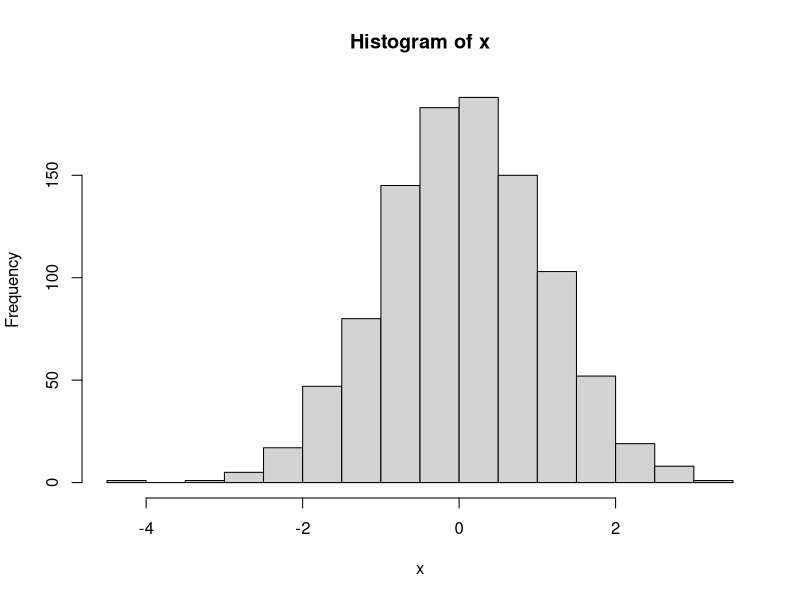
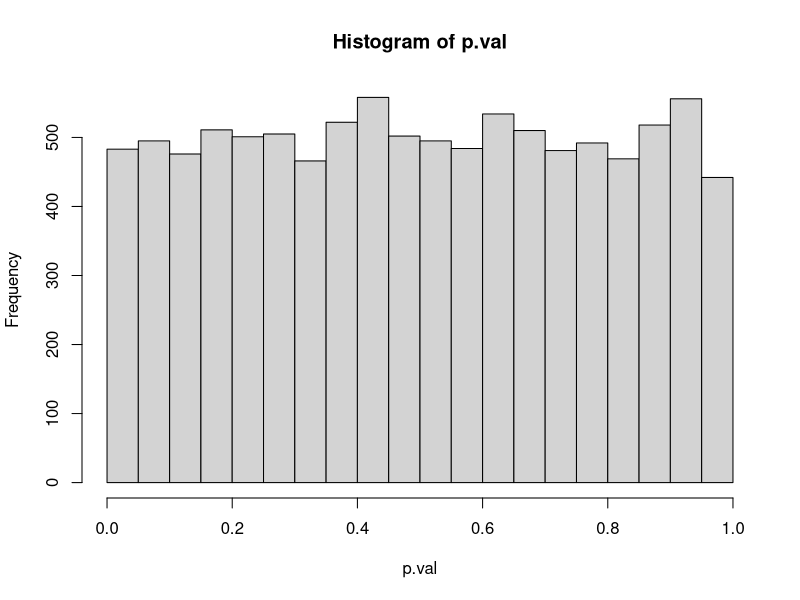
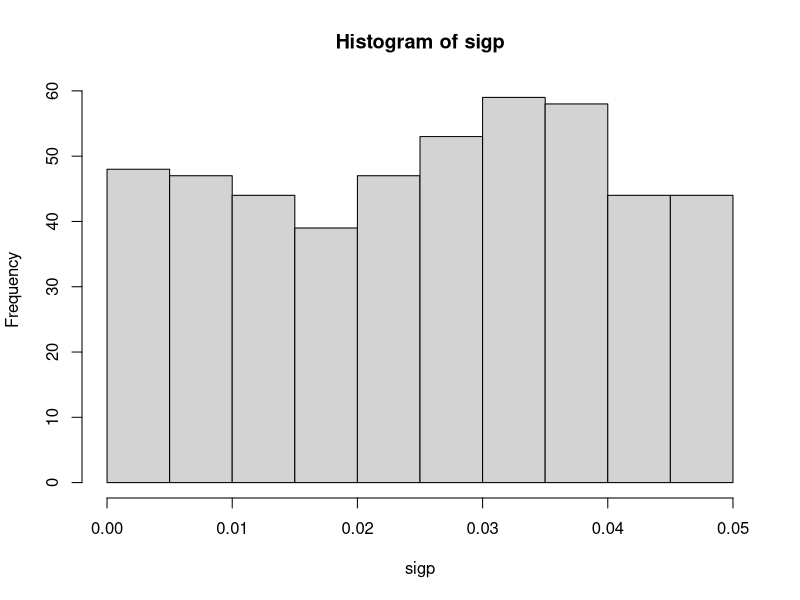
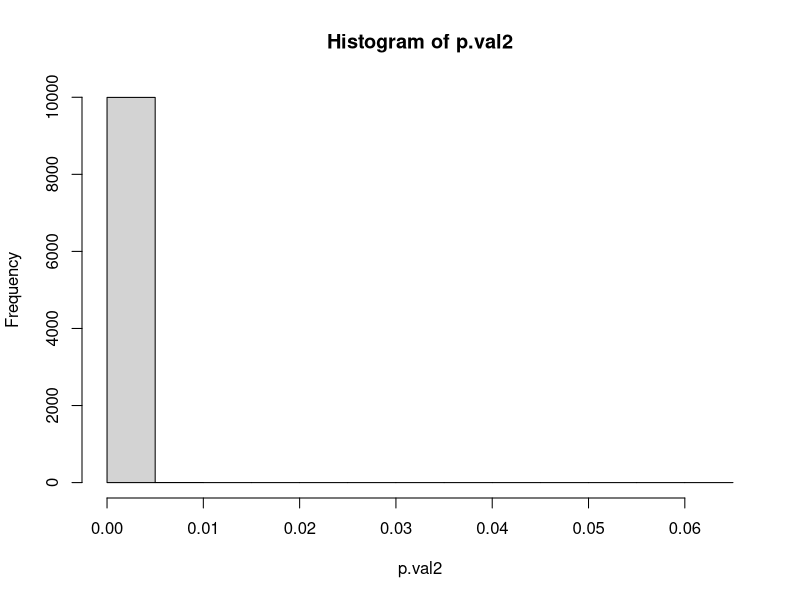
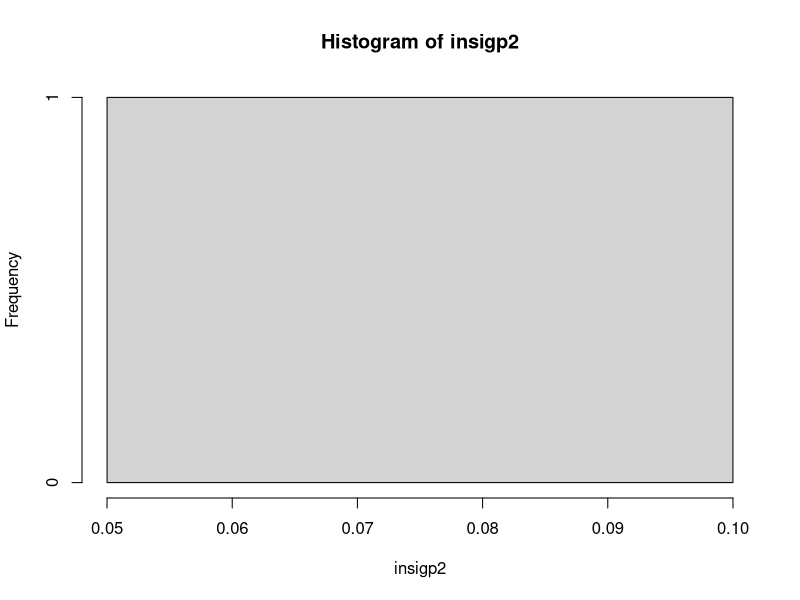
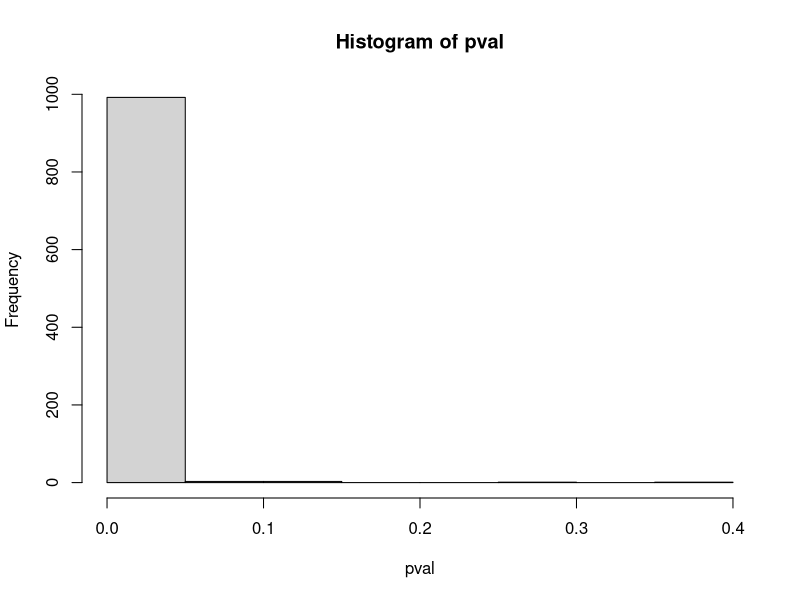
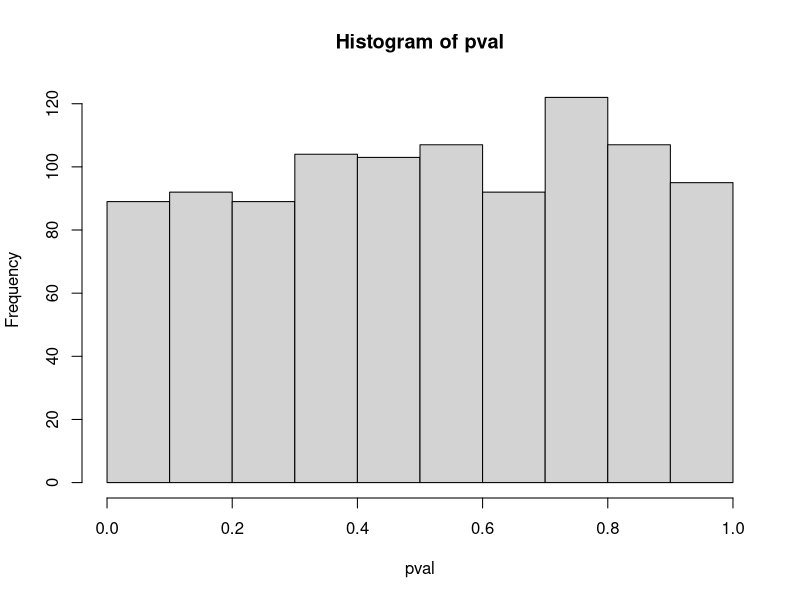
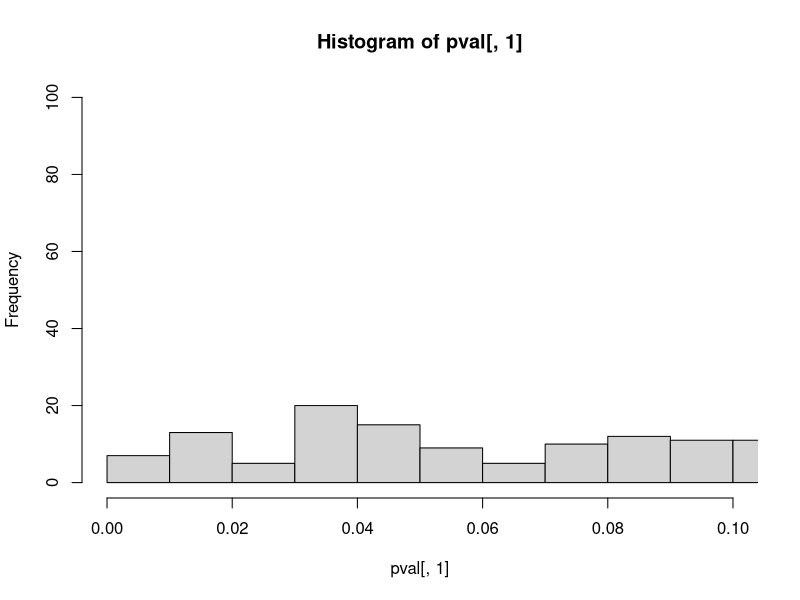

These charts were generated, in order, by the following R code: (Note: this script raises an error after producing the figures.)
#-------------------------------


#generate data
?rnorm
?t.test

x <- rnorm(n = 1000,
           mean = 0,
           sd = 1)

hist(x)
t.test(x)
t <- t.test(x)

#generate data iteratively
set.seed(2222)
repl <- 10000
p.val <- numeric(repl)

#generate 10000 data sets and for each one calculate the p-value of a t-test
for (i in 1:repl) {
  x <- rnorm(n = 150, mean = 0, sd = 1)
  p.val[i] <- t.test(x)$p.value
}

#histogram of the p-values, we expect it to be equally distributed. A flat graph
#which it is. 
hist(p.val)

# we expect about 0.05*10000 (500) cases to fall below 0.05 in p-value. Which is
# about accurate. 483 cases are below 0.05
sigp <- p.val[p.val<0.05]
hist(sigp)


##Now a case where the H0 is not true
set.seed(2222)
repl <- 10000
p.val2 <- numeric(repl)

#generate 10000 data sets and for each one calculate the p-value of a t-test
for (i in 1:repl) {
  x <- rnorm(n = 150, mean = 0.5, sd = 1)
  p.val2[i] <- t.test(x)$p.value
}

#histogram of the p-values, we expect all p-values to be very low since the
#null-hypothesis is not true.
hist(p.val2)

# the number of insignificant p-values should be very low since the
# null-hypothesis is not true. In this case only 1/10000 cases was deemed
# significant.
insigp2 <- p.val2[p.val2>0.05]
hist(insigp2)

#----------------------------------------------------------------------------

#simulate regression data

  #create independent variable
x <- rnorm(n = 100,
           mean = 10,
           sd = 1)
  #create error
re <- rnorm(n = 100, mean = 0, sd = 1)
  #create regression formula
y <- 5 + 0.45*x + re
  #calculate regression coefficients
lm <- summary(lm(y~x))
  #request p-value
lm$coefficients[2,4]


#now make it iteratively
rep <- 1000
pval <- numeric(rep)

for (i in 1:rep) {
  #create independent variable
  x <- rnorm(n = 100,
             mean = 10,
             sd = 1)
  #create error
  re <- rnorm(n = 100, mean = 0, sd = 1)
  #create regression formula
  y <- 5 + 0.45*x + re
  #calculate regression coefficients
  lm <- summary(lm(y~x))
  #request p-value
  pval[i] <- lm$coefficients[2,4]
}

#we have a model that is significant so we expect a lot of the p-values to be
#under 0.05 which is indeed the case
hist(pval)


#now let's do the same for a scenario in which there is no effect 

for (i in 1:rep) {
  #create independent variable
  x <- rnorm(n = 100,
             mean = 10,
             sd = 1)
  #create independent variable
  y <- rnorm(n = 100,
             mean = 15,
             sd = 1)
  #calculate regression coefficients
  lm <- summary(lm(y~x))
  #request p-value
  pval[i] <- lm$coefficients[2,4]
}

#there should be no effect so we would hope that the p-values are equally
#distributed and that 50 cases are under 0.05
hist(pval)

#cases under 0.05, 52 cases
sigp <- pval[pval<.05]


#--------------------------------------------------------------------

#now how would it work if we were to vary the sample size of the data sets

samplesize <- c(1, 1.1, 1.5, 2)
ss <- length(samplesize)
rep <- 1000
n <- 150
pval <- data.frame(matrix(ncol = ss, nrow = 1000))


for (p in 1:ss){
  n.new <- n*samplesize[p]
  
  for (i in 1:rep) {
    #create independent variable
    x <- rnorm(n = n.new,
               mean = 10,
               sd = 1)
    #create independent variable
    y <- rnorm(n = n.new,
               mean = 15,
               sd = 1)
    #calculate regression coefficients
    lm <- summary(lm(y~x))
    #request p-value of this iteration in the ith place and the pth column
    pval[i,p] <- lm$coefficients[2,4]
  }

}

#look at how many significant p-values in each test
library(dplyr)
s.p.x1 <- pval %>% select(X1) %>% filter(X1 < 0.05)
hist(pval[,1], xlim = c(0,0.1), ylim = c(0, 100), breaks = 100)

s.p.x2 <- pval %>% select(X2) %>% filter(X2 < 0.05)
hist(pval[,2], xlim = c(0,0.1), ylim = c(0, 100), breaks = 100)

s.p.x3 <- pval %>% select(X3) %>% filter(X3 < 0.05)
hist(pval[,3], xlim = c(0,0.1), ylim = c(0, 100), breaks = 100)

s.p.x4 <- pval %>% select(X4) %>% filter(X4 < 0.05)
hist(pval[,4], xlim = c(0,0.1), ylim = c(0, 100), breaks = 100)


#--------------------------------------------------------------

#Little testy test to see if I can use the same data for regression as
#t-test/anova
n <- 500

x <- c(0,1)
group <- sample(x, n, replace= TRUE)

y <- rnorm(n, mean = 0, sd = 1)

df <- data.frame(y,group)

w <- df %>% filter(group == 1)
m <- df %>% filter(group == 0)

t.test(x = w, y = m)
summary(lm(y ~ group, data = df))
model <- lm(y ~ group, data = df)
anova(model)

#---------------------------------------------------------------
n = 1000
x <- c(0,1,2)
group <- sample(x, n, replace= TRUE)

y <- rnorm(n, mean = 0, sd = 1)

df <- data.frame(y,group)

w <- df %>% filter(group == 1)
m <- df %>% filter(group == 0)
nb <- df %>% filter(group == 2)

t.test(w,m)
t.test(w,nb)
t.test(x = m, y = nb)
summary(lm(y ~ group, data = df))
model <- lm(y ~ group, data = df)
anova(model)
#conclusion, which I expected, ANOVA and regression are the exact same this way.
#In Type I and Type II error
#'problematic' is that the t-test keeps showing significant results when the
#data have been simulated independently, I SPECIFIED THE WRONG VARIABLE, I
#SELECTED THE DATAFRAME FOR EACH GROUP AS VARIABLE BUT DIDN'T SPECIFY TO COMPARE
#THE Y VARIABLE LOL

#-------------------------------------------------------------------
#Examine it iteratively

n = 100
x <- c(0,1,2)
rep <- 1000
p <- data.frame(matrix(ncol = length(x), nrow = 1000))


for (i in 1:rep){
  
  #generate data, group variable, numerical variable and make dataframe
  group <- sample(x, n, replace= TRUE)
  y <- rnorm(n, mean = 0, sd = 1)
  df <- data.frame(y,group)
  
  #for each group make own data set
  m <- df %>% filter(group == 0)
  w <- df %>% filter(group == 1)
  nb <- df %>% filter(group == 2)
  
  #perform t-test comparing each group and save p-values
  p[i,1]<- t.test(w$y,m$y)$p.value
  p[i,2] <- t.test(w$y,nb$y)$p.value
  p[i,3] <- t.test(x = m$y, y = nb$y)$p.value
  
}

hist(p$X1)
hist(p$X2)
hist(p$X3)

#----------------------------------
#outlier detection 

#simulate regression data
  #create independent variable
x <- rnorm(n = 100,
           mean = 10,
           sd = 1)
  #create error
re <- rnorm(n = 100, mean = 0, sd = 1)
  #create regression formula
y <- 5 + 0.25*x + re
  #create data frame
df <- data.frame(x,y)
  
#perform regression
reg <- lm(y~x)
regsum <- summary(lm(y~x))
# #request p-value
lm$coefficients[2,4]

#examine outliers based on z
df$z <- scale(y)
df.ex.z <- df %>% filter(between(z, -3, 3))

df$cook <- cooks.distance(reg)
plot(cooks.distance(lm(y~x)))
df.ex.cook <- df %>% filter(between(cook, 0, 1))

#throw in a few weird values to test

#simulate regression data
#create independent variable
x <- rnorm(n = 100,
           mean = 10,
           sd = 1)
x <- append(x, c(20, 40, 60))
#create error
re <- rnorm(n = 103, mean = 0, sd = 1)
#create regression formula
y <- 5 + 0.25*x + re
#create data frame
df <- data.frame(x,y)

#perform regression
reg <- lm(y~x)
regsum <- summary(lm(y~x))
# #request p-value
# lm$coefficients[2,4]

#examine outliers based on z
df$z <- scale(y)
df.ex.z <- df %>% filter(between(z, -3, 3))

df$cook <- cooks.distance(reg)
plot(cooks.distance(lm(y~x)))
df.ex.cook <- df %>% filter(between(cook, 0, 1))
#okay it does seem to work but I am not sure how we will generate data that
#naturally has outliers to make sure there even is a comparison to be made, ask Hanne

#----------------------
#now iteratively
#effect scenario (ha = t)
set.seed(1979094)

n <- 100
rep <- 1000
#empty dataframe to save the number of outliers per method
excl <- data.frame(matrix(ncol = 2, nrow = rep))
#empty dataframe to save p-value of regression for each outlier method
pval <- data.frame(matrix(ncol = 3, nrow = rep))

#loop a regression for each data set without outliers based on 3 criteria
for (i in 1:rep){
  
  x <- rnorm(n = n,
             mean = 10,
             sd = 1)
  #add some potential outliers manually
  x <- append(x, c(20, 40, 60))
  #create error
  re <- rnorm(n = 103, mean = 0, sd = 1)
  #create regression formula
  y <- 5 + 0.25*x + re
  #create data frame
  df <- data.frame(x,y)
  
  #perform regression for the NO OUTLIERS condition
  reg <- lm(y~x)
  regsum <- summary(lm(y~x))
  pval[i,1] <- regsum$coefficients[2,4]
  
  #examine the number of outliers based on z-score
  df$z <- scale(y)
  df.ex.z <- df %>% filter(between(z, -3, 3))
  #save how many cases are deleted
  excl[i,1] <- nrow(df) - nrow(df.ex.z)
  
  #now do the same for cook's
  df$cook <- cooks.distance(reg)
  df.ex.cook <- df %>% filter(between(cook, 0, 1))
  excl[i,2] <- nrow(df) - nrow(df.ex.cook)
  
  #perform regression for the Z-SCORE condtion
  reg.ex.z <- lm(y~x, data = df.ex.z)
  regsum.ex.z <- summary(reg.ex.z)
  pval[i,2] <- regsum.ex.z$coefficients[2,4]
  
  #perform regression for the COOK'S condition
  reg.ex.cook <- lm(y~x, data = df.ex.cook)
  regsum.ex.cook <- summary(reg.ex.cook)
  pval[i,3] <- regsum.ex.cook$coefficients[2,4]
  
}

table(excl[,1]) #amount of outliers removed using z
table(excl[,2]) #amount of outliers removed using cook

#create a table that shows how many outliers are removed in the z-score and cook
#conditions
excl.table <- cbind(
  v1 = table(factor(excl[,1], levels = c(0,1,2,3))),
  v2 = table(factor(excl[,2], levels = c(0,1,2,3)))
                    )
#add columns names
colnames(excl.table) <- c("Z-scores", "Cook's")
excl.table

#how do the pvalues compare for each method
summary(pval)

#graphically display differences in p-values
  #transform to long format
df_long <- pval %>%
  select("No exclusion" = 1, "Z-score" = 2, "Cook's" = 3) %>%
  pivot_longer(cols = everything(),
               names_to = "variable",
               values_to = "value")
  #create graph
ggplot(df_long, aes(x = value, fill = variable)) +
  geom_histogram(position = "identity", alpha = 0.7, bins = 50) +
  scale_fill_brewer(palette = "Set1") +
  geom_vline(xintercept = 0.05, color = "red", size = 0.1) +
  theme_minimal() +
  labs(
    title = "P-values after exclusion",
    x = "P-value",
    y = "Count",
    fill = "Variable"
  )

#counting the amount of observations <.05 for each condition
#what does apply do: to pval df, in the columns, count any value <0.05
sig.p.values <- apply(pval, 2, function(x) sum(x < .05))
sig.p.values <- matrix(sig.p.values, nrow = 1)
colnames(sig.p.values) <- c("No exclusion", "Z-score", "Cook's")
sig.p.values

#interesting, this was the effect scenario, and the exclusion of the extreme
#data points through z-scores actually made the research less likely to find the
#effect

#---------------------------
#no effect scenario
#H0= t

set.seed(1979094)

#set certain values
n <- 100
rep <- 1000
#empty dataframe to save the number of outliers per method
excl <- data.frame(matrix(ncol = 2, nrow = rep))
#empty dataframe to save p-value of regression for each outlier method
pval <- data.frame(matrix(ncol = 3, nrow = rep))





for (i in 1:rep){
  
  x <- rnorm(n = n,
             mean = 10,
             sd = 1)
  x <- append(x, c(20, 40, 60))
  #create error
  re <- rnorm(n = 103, mean = 0, sd = 1)
  #create regression formula
  y <- 5 + 0*x + re
  #create data frame
  df <- data.frame(x,y)
  
  #perform regression
  reg <- lm(y~x)
  regsum <- summary(lm(y~x))
  pval[i,1] <- regsum$coefficients[2,4]
  
  #examine outliers based on z
  df$z <- scale(y)
  df.ex.z <- df %>% filter(between(z, -3, 3))
  #save how many cases are deleted
  excl[i,1] <- nrow(df) - nrow(df.ex.z)
  
  df$cook <- cooks.distance(reg)
  df.ex.cook <- df %>% filter(between(cook, 0, 1))
  excl[i,2] <- nrow(df) - nrow(df.ex.cook)
  
  #perform regression without z outliers
  reg.ex.z <- lm(y~x, data = df.ex.z)
  regsum.ex.z <- summary(reg.ex.z)
  pval[i,2] <- regsum.ex.z$coefficients[2,4]
  
  #perform regression without cook outliers
  reg.ex.cook <- lm(y~x, data = df.ex.cook)
  regsum.ex.cook <- summary(reg.ex.cook)
  pval[i,3] <- regsum.ex.cook$coefficients[2,4]
  
}


excl.table <- cbind(
  v1 = table(factor(excl[,1], levels = c(0,1,2,3))),
  v2 = table(factor(excl[,2], levels = c(0,1,2,3)))
)

colnames(excl.table) <- c("Z-scores", "Cook's")
excl.table

#graphically display differences in p-values
summary(pval)

df_long <- pval %>%
  select("No exclusion" = 1, "Z-score" = 2, "Cook's" = 3) %>%
  pivot_longer(cols = everything(),
               names_to = "variable",
               values_to = "value")

ggplot(df_long, aes(x = value, fill = variable)) +
  geom_histogram(position = "identity", alpha = 0.7, bins = 20) +
  scale_fill_brewer(palette = "Set1") +
  geom_vline(xintercept = 0.05, color = "red", size = 0.1) +
  theme_minimal() +
  labs(
    title = "P-values after exclusion",
    x = "P-value",
    y = "Count",
    fill = "Variable"
  )
#interestingly in the no effect scenario, cook's criteria seems to result in an
#inflated type I error

#none
ggplot(pval, aes(x = X1)) +
  geom_histogram(position = "identity", alpha = 0.7, bins = 50) +
  scale_fill_brewer(palette = "Set1") +
  geom_vline(xintercept = 0.05, color = "red", size = 0.1) +
  ylim(c(0, 40)) +
  theme_minimal() +
  labs(
    title = "P-values without exclusion",
    x = "P-value",
    y = "Count",
  )

#Zscores
ggplot(pval, aes(x = X2)) +
  geom_histogram(position = "identity", alpha = 0.7, bins = 50) +
  scale_fill_brewer(palette = "Set1") +
  geom_vline(xintercept = 0.05, color = "red", size = 0.1) +
  ylim(c(0, 40)) +
  theme_minimal() +
  labs(
    title = "Z-score p-values after exclusion",
    x = "P-value",
    y = "Count",
  )

#cook's
ggplot(pval, aes(x = X3)) +
  geom_histogram(position = "identity", alpha = 0.7, bins = 50) +
  scale_fill_brewer(palette = "Set1") +
  geom_vline(xintercept = 0.05, color = "red", size = 0.1) +
  ylim(c(0, 40)) +
  theme_minimal() +
  labs(
    title = "Cook's p-values after exclusion",
    x = "P-value",
    y = "Count",
  )


#tabular overview of <.05 cases
apply(pval, 2, function(x) sum(x < .05))
#as stated before, it seems that cook's has an inflated type I error



#HUH I ALREADY DID THIS, WHY DID I REPEAT IT BELOW???
#now look at p-values for each method with an effect
n <- 100
rep <- 1000
#empty dataframe to save the number of outliers per method
excl <- data.frame(matrix(ncol = 2, nrow = rep))
#empty dataframe to save p-value of regression for each outlier method
pval <- data.frame(matrix(ncol = 3, nrow = rep))

for (i in 1:rep){
  
  x <- rnorm(n = n,
             mean = 10,
             sd = 1)
  x <- append(x, c(20, 40, 60))
  #create error
  re <- rnorm(n = 103, mean = 0, sd = 1)
  #create regression formula
  y <- 5 + 0.25*x + re
  #create data frame
  df <- data.frame(x,y)
  
  #perform regression
  reg <- lm(y~x)
  regsum <- summary(lm(y~x))
  pval[i,1] <- regsum$coefficients[2,4]
  
  #examine outliers based on z
  df$z <- scale(y)
  df.ex.z <- df %>% filter(between(z, -3, 3))
  #save how many cases are deleted
  excl[i,1] <- nrow(df) - nrow(df.ex.z)
  
  df$cook <- cooks.distance(reg)
  df.ex.cook <- df %>% filter(between(cook, 0, 1))
  excl[i,2] <- nrow(df) - nrow(df.ex.cook)
  
  #perform regression without z outliers
  reg.ex.z <- lm(y~x, data = df.ex.z)
  regsum.ex.z <- summary(reg.ex.z)
  pval[i,2] <- regsum.ex.z$coefficients[2,4]
  
  #perform regression without cook outliers
  reg.ex.cook <- lm(y~x, data = df.ex.cook)
  regsum.ex.cook <- summary(reg.ex.cook)
  pval[i,3] <- regsum.ex.cook$coefficients[2,4]
  
}

table(excl[,1]) #amount of outliers removed using z
table(excl[,2]) #amount of outliers removed using cook

excl.table <- cbind(
  v1 = table(factor(excl[,1], levels = c(0,1,2,3))),
  v2 = table(factor(excl[,2], levels = c(0,1,2,3)))
)

colnames(excl.table) <- c("Z-scores", "Cook's")
excl.table
# kable(excl.table, caption = "Outlier exclusion rates")


#graphically display differences in p-values
summary(pval)

df_long <- pval %>%
  select("No exclusion" = 1, "Z-score" = 2, "Cook's" = 3) %>%
  pivot_longer(cols = everything(),
               names_to = "variable",
               values_to = "value")

ggplot(df_long, aes(x = value, fill = variable)) +
  geom_histogram(position = "identity", alpha = 0.7, bins = 50) +
  scale_fill_brewer(palette = "Set1") +
  geom_vline(xintercept = 0.05, color = "red", size = 0.1) +
  theme_minimal() +
  labs(
    title = "P-values after exclusion",
    x = "P-value",
    y = "Count",
    fill = "Variable"
  )

#separate plots for each since not very viewable when overlapping
#none
ggplot(pval, aes(x = X1)) +
  geom_histogram(position = "identity", alpha = 0.7, bins = 50) +
  scale_fill_brewer(palette = "Set1") +
  geom_vline(xintercept = 0.05, color = "red", size = 0.1) +
  ylim(c(0, 1000)) +
  xlim(c(-0.05, 1)) +
  theme_minimal() +
  labs(
    title = "Z-score p-values after exclusion",
    x = "P-value",
    y = "Count",
  )

#Zscores
ggplot(pval, aes(x = X2)) +
  geom_histogram(position = "identity", alpha = 0.7, bins = 50) +
  scale_fill_brewer(palette = "Set1") +
  geom_vline(xintercept = 0.05, color = "red", size = 0.1) +
  ylim(c(0, 1000)) +
  xlim(c(-0.05, 1)) +
  theme_minimal() +
  labs(
    title = "Z-score p-values after exclusion",
    x = "P-value",
    y = "Count",
  )

#cook's
ggplot(pval, aes(x = X3)) +
  geom_histogram(position = "identity", alpha = 0.7, bins = 50) +
  scale_fill_brewer(palette = "Set1") +
  geom_vline(xintercept = 0.05, color = "red", size = 0.1) +
  coord_cartesian(ylim = c(0, 50), xlim = c(0, 1))+
  theme_minimal() +
  labs(
    title = "Cook's p-values after exclusion",
    x = "P-value",
    y = "Count",
  )


#to pval df, in the columns, count the values <.05
apply(pval, 2, function(x) sum(x < .05))
#and it seems that in the effect situation, z-scores might not detect effects
#as well


#-----------------
#Advanced R practice

c(1,2,3)

dat$x <- as.data.frame(c("hello"))
typeof(df$x)


#----------------
#using my actual dgm

#now iteratively
#effect scenario (h = t)
set.seed(1979094)


rep <- 1000

#empty dataframe to save the number of outliers per method
excl <- data.frame(matrix(ncol = 2, nrow = rep))
#empty dataframe to save p-value of regression for each outlier method
pval <- data.frame(matrix(ncol = 3, nrow = rep))

#loop a regression for each data set without outliers based on 3 criteria
for (i in 1:rep){
  
  df <- dgm_alt()
  
  #perform regression for the NO OUTLIERS condition
  reg <- lm(formula = y_yes~x, data = df)
  regsum <- summary(reg)
  pval[i,1] <- regsum$coefficients[2,4]
  
  #examine the number of outliers based on z-score
  df$z <- scale(df$y_yes)
  df.ex.z <- df %>% filter(between(z, -3, 3))
  #save how many cases are deleted
  excl[i,1] <- nrow(df) - nrow(df.ex.z)
  
  #now do the same for cook's
  df$cook <- cooks.distance(reg)
  df.ex.cook <- df %>% filter(between(cook, 0, 1))
  excl[i,2] <- nrow(df) - nrow(df.ex.cook)
  
  #perform regression for the Z-SCORE condtion
  reg.ex.z <- lm(y_yes~x, data = df.ex.z)
  regsum.ex.z <- summary(reg.ex.z)
  pval[i,2] <- regsum.ex.z$coefficients[2,4]
  
  #perform regression for the COOK'S condition
  reg.ex.cook <- lm(y_yes~x, data = df.ex.cook)
  regsum.ex.cook <- summary(reg.ex.cook)
  pval[i,3] <- regsum.ex.cook$coefficients[2,4]
  
}

table(excl[,1]) #amount of outliers removed using z
table(excl[,2]) #amount of outliers removed using cook

#create a table that shows how many outliers are removed in the z-score and cook
#conditions
excl.table <- cbind(
  v1 = table(factor(excl[,1], levels = c(0,1,2,3))),
  v2 = table(factor(excl[,2], levels = c(0,1,2,3)))
)
#add columns names
colnames(excl.table) <- c("Z-scores", "Cook's")
excl.table

#how do the pvalues compare for each method
summary(pval)

#graphically display differences in p-values
#transform to long format
df_long <- pval %>%
  select("No exclusion" = 1, "Z-score" = 2, "Cook's" = 3) %>%
  pivot_longer(cols = everything(),
               names_to = "variable",
               values_to = "value")
#create graph
ggplot(df_long, aes(x = value, fill = variable)) +
  geom_histogram(position = "identity", alpha = 0.7, bins = 50) +
  scale_fill_brewer(palette = "Set1") +
  geom_vline(xintercept = 0.05, color = "red", size = 0.1) +
  theme_minimal() +
  labs(
    title = "P-values after exclusion",
    x = "P-value",
    y = "Count",
    fill = "Variable"
  )

#counting the amount of observations <.05 for each condition
#what does apply do: to pval df, in the columns, count any value <0.05
sig.p.values <- apply(pval, 2, function(x) sum(x < .05))
sig.p.values <- matrix(sig.p.values, nrow = 1)
colnames(sig.p.values) <- c("No exclusion", "Z-score", "Cook's")
sig.p.values



#no effect scenario
#no effect scenario (h = f)
set.seed(1979094)


rep <- 1000

#empty dataframe to save the number of outliers per method
excl <- data.frame(matrix(ncol = 2, nrow = rep))
#empty dataframe to save p-value of regression for each outlier method
pval <- data.frame(matrix(ncol = 3, nrow = rep))

#loop a regression for each data set without outliers based on 3 criteria
for (i in 1:rep){
  
  df <- dgm_alt()
  
  #perform regression for the NO OUTLIERS condition
  reg <- lm(formula = y_no~x, data = df)
  regsum <- summary(reg)
  pval[i,1] <- regsum$coefficients[2,4]
  
  #examine the number of outliers based on z-score
  df$z <- scale(df$y_no)
  df.ex.z <- df %>% filter(between(z, -3, 3))
  #save how many cases are deleted
  excl[i,1] <- nrow(df) - nrow(df.ex.z)
  
  #now do the same for cook's
  df$cook <- cooks.distance(reg)
  df.ex.cook <- df %>% filter(between(cook, 0, 4/nrow(df)))
  excl[i,2] <- nrow(df) - nrow(df.ex.cook)
  
  #perform regression for the Z-SCORE condtion
  reg.ex.z <- lm(y_no~x, data = df.ex.z)
  regsum.ex.z <- summary(reg.ex.z)
  pval[i,2] <- regsum.ex.z$coefficients[2,4]
  
  #perform regression for the COOK'S condition
  reg.ex.cook <- lm(y_no~x, data = df.ex.cook)
  regsum.ex.cook <- summary(reg.ex.cook)
  pval[i,3] <- regsum.ex.cook$coefficients[2,4]
  
}

table(excl[,1]) #amount of outliers removed using z
table(excl[,2]) #amount of outliers removed using cook

#create a table that shows how many outliers are removed in the z-score and cook
#conditions
excl.table <- cbind(
  v1 = table(factor(excl[,1], levels = c(0,1,2,3))),
  v2 = table(factor(excl[,2], levels = c(0,1,2,3)))
)
#add columns names
colnames(excl.table) <- c("Z-scores", "Cook's")
excl.table

#how do the pvalues compare for each method
summary(pval)

#graphically display differences in p-values
#transform to long format
df_long <- pval %>%
  select("No exclusion" = 1, "Z-score" = 2, "Cook's" = 3) %>%
  pivot_longer(cols = everything(),
               names_to = "variable",
               values_to = "value")
#create graph
ggplot(df_long, aes(x = value, fill = variable)) +
  geom_histogram(position = "identity", alpha = 0.7, bins = 50) +
  scale_fill_brewer(palette = "Set1") +
  geom_vline(xintercept = 0.05, color = "red", size = 0.1) +
  theme_minimal() +
  labs(
    title = "P-values after exclusion",
    x = "P-value",
    y = "Count",
    fill = "Variable"
  )

#counting the amount of observations <.05 for each condition
#what does apply do: to pval df, in the columns, count any value <0.05
sig.p.values <- apply(pval, 2, function(x) sum(x < .05))
sig.p.values <- matrix(sig.p.values, nrow = 1)
colnames(sig.p.values) <- c("No exclusion", "Z-score", "Cook's")
sig.p.values
